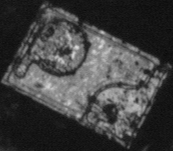
//> input picture NCC/Images/pattern.bmp, 173 x 151 px
$ ./main   (built with g++ and OpenCV 4)
//> lines starting //> are read from the running program, lines starting //| are printed output that depends on the picture
#include<iostream>
#include<opencv2/opencv.hpp>
#include<opencv2/core/core.hpp>

using namespace cv;
using namespace std;

void tempProcess(Mat temp);
void NCC(Mat tempImage, Mat tarImage,int rotateAngle);
void rotate_arbitrarily_angle(Mat& src, Mat& dst, float angle);

float tempdata[2];   //第一个元素表示模板的mt,第二个元素表示模板的st^2
float maxNCC = 0, maxRow = 0, maxCol = 0;
int angle = 0;

int main(void)
{
	Mat tempImage, tarImage, tarImage1, tarImage2, tarImage3, tarImage4, tempImage1, tempImage2,tempImage3, tempImage4;

	//读图
	Mat temp = imread("C:/Users/fanss/Desktop/NCCImage/pattern.bmp");
//> temp is the input picture: 151 rows x 173 cols, CV_8UC3; min 7, max 219, mean 64.5
	Mat tar = imread("C:/Users/fanss/Desktop/NCCImage/IMAGEB21.bmp");
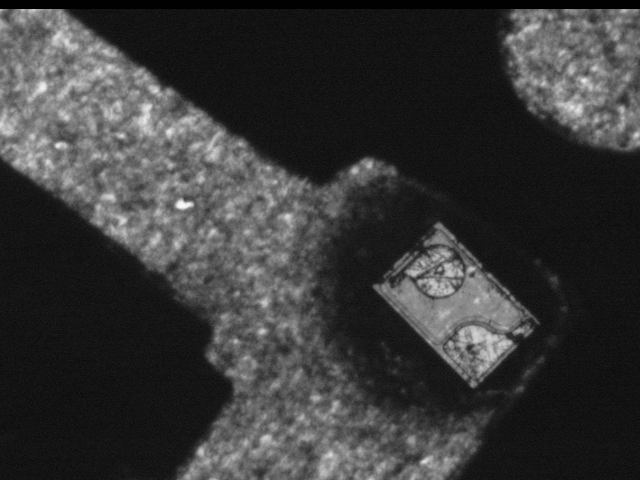
//> input picture NCC/Images/IMAGEB21.bmp, 640 x 480 px
//> tar is the input picture: 480 rows x 640 cols, CV_8UC3; min 1, max 249, mean 56.2
	//转为灰度图
	cvtColor(temp, tempImage, COLOR_BGR2GRAY);
	cvtColor(tar, tarImage, COLOR_BGR2GRAY);


	pyrDown(tarImage, tarImage1, Size(tarImage.cols / 2, tarImage.rows / 2));
	pyrDown(tarImage1, tarImage2, Size(tarImage1.cols / 2, tarImage1.rows / 2));
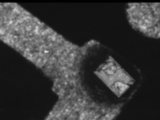
//> tarImage2: 120 rows x 160 cols, CV_8UC1; min 1, max 225, mean 56
	pyrDown(tarImage2, tarImage3, Size(tarImage2.cols / 2, tarImage2.rows / 2));
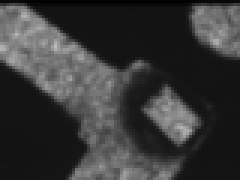
//> tarImage3: 60 rows x 80 cols, CV_8UC1 (shown 3 times larger); min 2, max 187, mean 55.8
	pyrDown(tarImage3, tarImage4, Size(tarImage3.cols / 2, tarImage3.rows / 2));
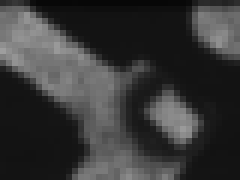
//> tarImage4: 30 rows x 40 cols, CV_8UC1 (shown 6 times larger); min 7, max 158, mean 55.7

	pyrDown(tempImage, tempImage1, Size(tempImage.cols / 2, tempImage.rows / 2));
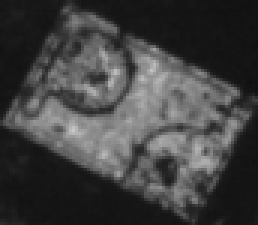
//> tempImage1: 75 rows x 86 cols, CV_8UC1 (shown 3 times larger); min 15, max 200, mean 65.1
	pyrDown(tempImage1, tempImage2, Size(tempImage1.cols / 2, tempImage1.rows / 2));
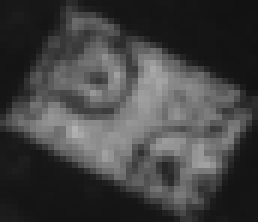
//> tempImage2: 37 rows x 43 cols, CV_8UC1 (shown 6 times larger); min 18, max 177, mean 65.6
	pyrDown(tempImage2, tempImage3, Size(tempImage2.cols / 2, tempImage2.rows / 2));
	pyrDown(tempImage3, tempImage4, Size(tempImage3.cols / 2, tempImage3.rows / 2));

	//计算模板的灰度均值和均方差
	Mat tempRotate;
	double start = static_cast<double>(getTickCount());

	for (int i = 0; i < 360; i++)
	{
		rotate_arbitrarily_angle(tempImage4, tempRotate, i);
		tempProcess(tempRotate);
		NCC(tempRotate, tarImage4,i);
		cout << "正在处理的角度" << i << endl;
	}


	cout << "最大的NCC" << maxNCC << endl;
	cout << "最大的坐标" << "  " << "(" << maxCol * 16 << "," << maxRow * 16 << ")" << endl;
	cout << "转角" << angle << endl;

	double time = ((double)getTickCount() - start) / getTickFrequency();
	cout << "所用时间:" << time << "s" << endl;
	rectangle(tarImage, Rect(maxCol*16, maxRow*16, tempImage.cols, tempImage.rows),Scalar(255,0,0));
	imshow("1", tarImage);

	waitKey(0);
	return 0;
}

/* 该函数作用是计算出模板的mt和st^2 */
void tempProcess(Mat temp)
{
	int n = temp.cols * temp.rows;   //模板像素总数
	//求模板灰度值均值
	float mt = 0;
	for (int r = 0; r < temp.rows; r++)
	{
		for (int c = 0; c < temp.cols; c++)
		{
			mt += temp.at<uchar>(r, c);
		}
	}
	mt /= n;

	//求模板灰度值均方差
	float st2 = 0;
	for (int r = 0; r < temp.rows; r++)
	{
		for (int c = 0; c < temp.cols; c++)
		{
			st2 += pow((temp.at<uchar>(r, c) - mt), 2);
		}
	}
	st2 /= n;
	tempdata[0] = mt;
	tempdata[1] = st2;
}
/* 该函数的作用是求取待检测图像相对于模板的NCC值 */
void NCC(Mat tempImage,Mat tarImage,int rotateAngle)
{

	for (int r = 0; r <= tarImage.rows - tempImage.rows; r++)
	{
		for (int c = 0; c <= tarImage.cols - tempImage.cols; c++)
		{
			float NCC = 0, mf = 0, sf2 = 0;

			//计算(r,c)的mf
			for (int u = 0; u < tempImage.rows; u++)
			{
				for (int v = 0; v < tempImage.cols; v++)
				{
					mf += tarImage.at<uchar>(r + u, c + v);
				}
			}
			mf /= tempImage.rows * tempImage.cols;

			//计算(r,c)的sf2
			for (int u = 0; u < tempImage.rows; u++)
			{
				for (int v = 0; v < tempImage.cols; v++)
				{
					sf2 += pow((tarImage.at<uchar>(r + u, c + v)-mf),2);
				}
			}
			sf2 /= tempImage.rows * tempImage.cols;
			float sf = sqrt(sf2);

			//计算(r,c)的NCC
			for (int u = 0; u < tempImage.rows; u++)
			{
				for (int v = 0; v < tempImage.cols;v++)
				{
					NCC += ((tempImage.at<uchar>(u, v) - tempdata[0]) / sqrt(tempdata[1])) * ((tarImage.at<uchar>(u + r, v + c) - mf) / sf);
				}
			}
			NCC /= tempImage.rows * tempImage.cols;

			if (NCC > maxNCC)
			{
				maxNCC = NCC;
				maxRow = r;
				maxCol = c;
				angle = rotateAngle;
			}
			//cout<<"正在处理的坐标"<< "  " << "(" << r << "," << c << ")" << endl;
		}
	}


}

/* 该函数的作用是旋转图像 */
void rotate_arbitrarily_angle(Mat& src, Mat& dst, float angle)
{
	float radian = (float)(angle / 180.0 * CV_PI);

	//填充图像
	int maxBorder = (int)(max(src.cols, src.rows) * 1.414); //即为sqrt(2)*max
	int dx = (maxBorder - src.cols) / 2;
	int dy = (maxBorder - src.rows) / 2;
	copyMakeBorder(src, dst, dy, dy, dx, dx, BORDER_CONSTANT);

	//旋转
	Point2f center((float)(dst.cols / 2), (float)(dst.rows / 2));
	Mat affine_matrix = getRotationMatrix2D(center, angle, 1.0);//求得旋转矩阵
	warpAffine(dst, dst, affine_matrix, dst.size());

	//计算图像旋转之后包含图像的最大的矩形
	float sinVal = abs(sin(radian));
	float cosVal = abs(cos(radian));
	Size targetSize((int)(src.cols * cosVal + src.rows * sinVal),
		(int)(src.cols * sinVal + src.rows * cosVal));

	//剪掉多余边框
	int x = (dst.cols - targetSize.width) / 2;
	int y = (dst.rows - targetSize.height) / 2;
	Rect rect(x, y, targetSize.width, targetSize.height);
	dst = Mat(dst, rect);
}
